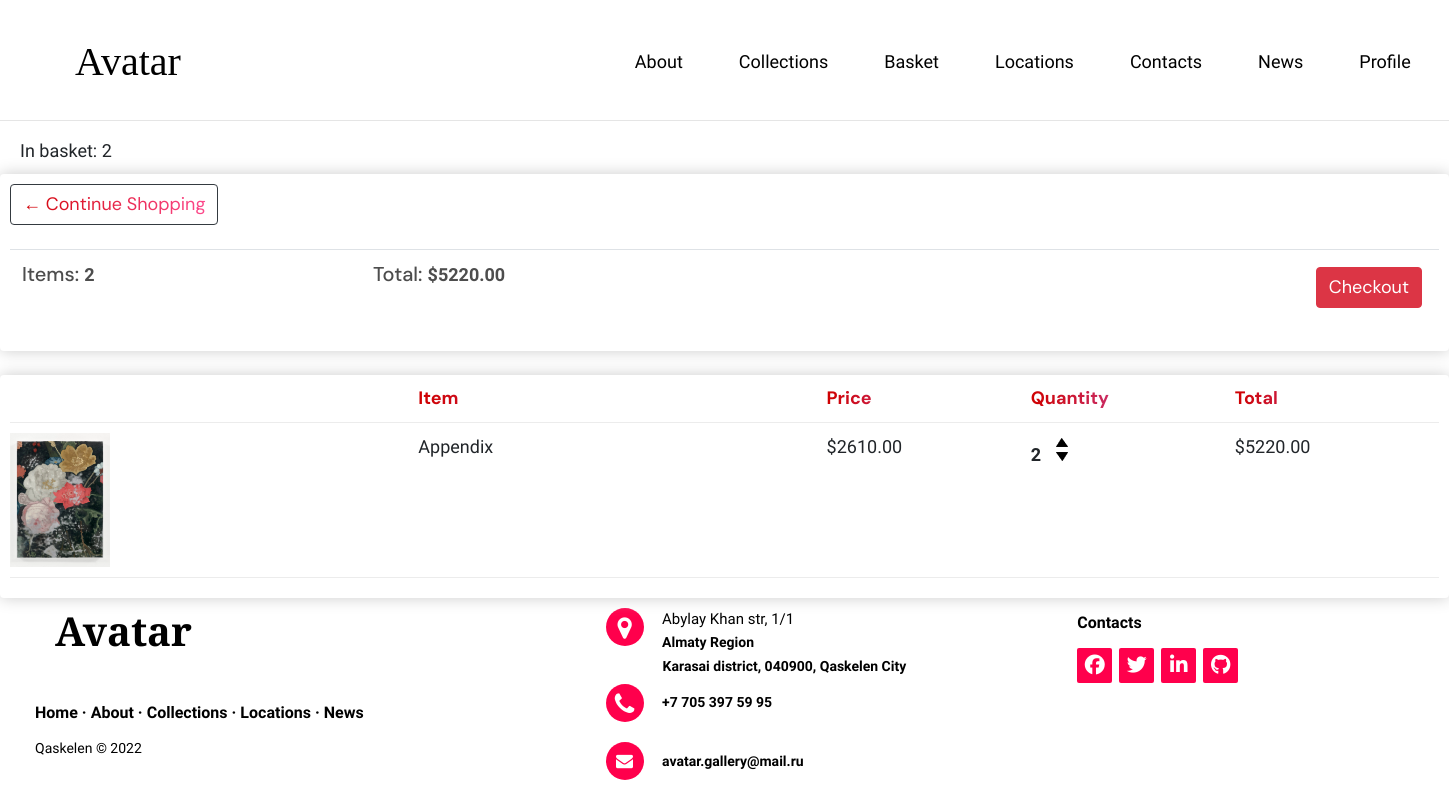
/cart/ (signed in), run on an earlier commit of the app's database.
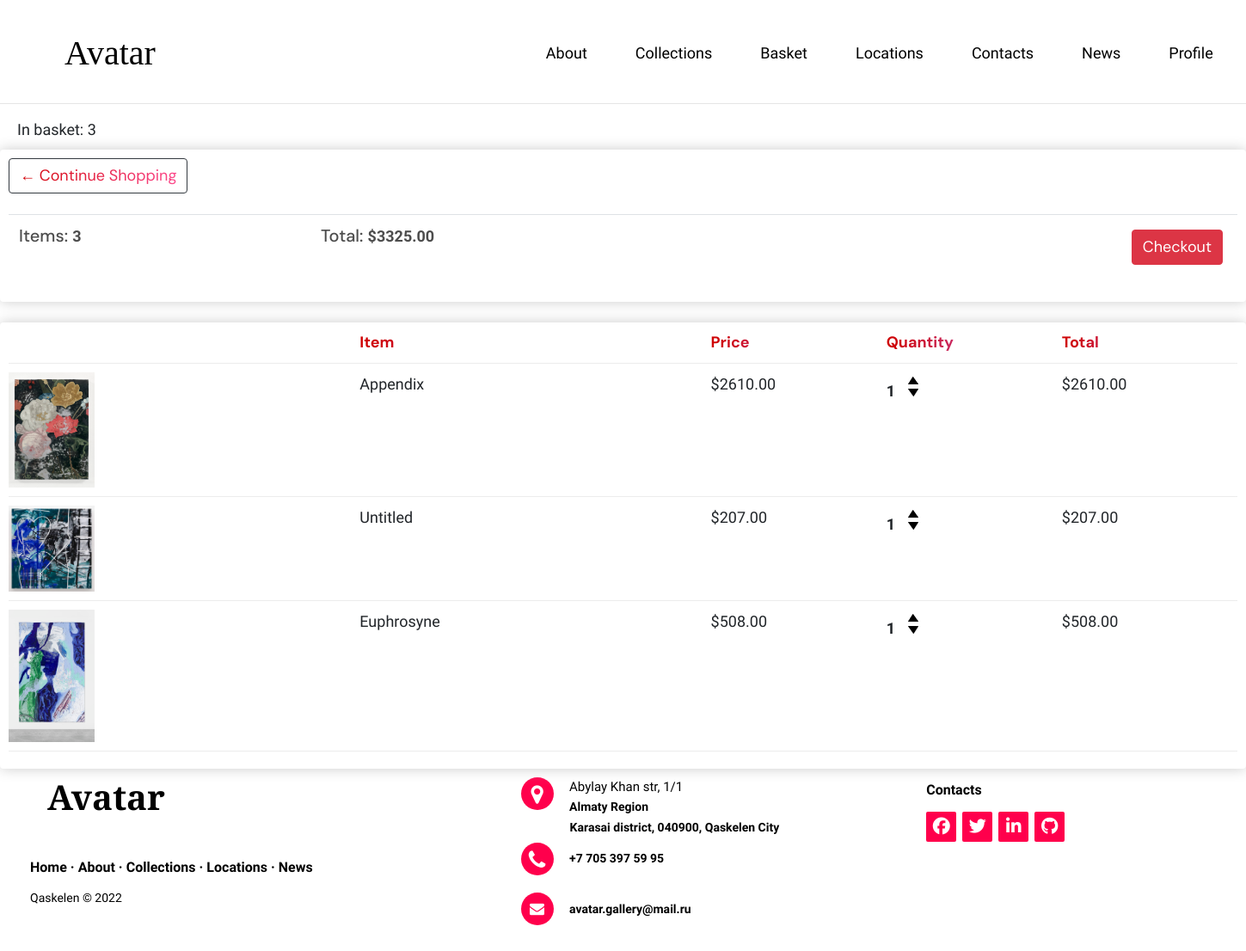
And on a later commit of the database.
### store/models.py (models this page shows, shortened)
class Order(models.Model):
    customer = models.ForeignKey(Customer, on_delete=models.SET_NULL, blank=True, null=True)
    date_ordered = models.DateTimeField(auto_now_add=True)
    complete = models.BooleanField(default=False, null=True, blank=False)
    transaction_id = models.CharField(max_length=200, null=True)
    @property
    def get_cart_total(self):
        orderitems = self.orderitem_set.all()
        total = sum([item.get_total for item in orderitems])
        return total
    @property
    def get_cart_items(self):
        orderitems = self.orderitem_set.all()
        total = sum([item.quantity for item in orderitems])
        return total

class OrderItem(models.Model):
    product = models.ForeignKey(Product, on_delete=models.SET_NULL, blank=True, null=True)
    order = models.ForeignKey(Order, on_delete=models.SET_NULL, blank=True, null=True)
    quantity = models.IntegerField(default=0, null=True, blank=True)
    date_added = models.DateTimeField(auto_now_add=True)
    @property
    def get_total(self):
        total = self.product.price * self.quantity
        return total

class Product(models.Model):
    name = models.CharField(max_length=200, null=True)
    price = models.DecimalField(max_digits=7, decimal_places=2)
    digital = models.BooleanField(default=False, null=True, blank=False)
    image = models.ImageField(null=True, blank=True)
    @property
    def imageURL(self):
        try:
            url = self.image.url
        except:
            url = ''
        return url

### store/views.py (the view)
# urls.py: path('cart/', views.cart, name="cart"),
def cart(request):
    data = cartData(request)
    cartItems = data['cartItems']
    order = data['order']
    items = data['items']
    context = {'items':items, 'order': order, 'cartItems':cartItems}
    return render(request, 'store/cart.html', context)

### store/utils.py (called while the page is built)
def cartData(request):
    if request.user.is_authenticated:
        customer = request.user.customer
        order, created = Order.objects.get_or_create(customer=customer, complete=False)
        items = order.orderitem_set.all()
        cartItems = order.get_cart_items
    else:
        cookieData = cookieCart(request)
        cartItems = cookieData['cartItems']
        order = cookieData['order']
        items = cookieData['items']
    return {'cartItems': cartItems, 'order': order, 'items': items}

### store/templates/store/cart.html
{% extends 'store/main.html' %}
{% load static %}
{% block content %}
<a style="margin-left: 20px;font-family: 'Poiret One', cursive; font-size: 18px; text-decoration: none;">In basket: {{cartItems}}</a>
<div class="row">
    <div class="col-lg-12">
        <div class="box-element">
            <a class="btn btn-outline-dark" href="{% url 'store' %}" style="font-family: 'DM Sans', sans-serif; font-size: 18px; background: #CF0000;
            background: linear-gradient(to right, #CF0000 0%, #FF4D94 100%);
            -webkit-background-clip: text;
            -webkit-text-fill-color: transparent;">&#x2190; Continue Shopping</a>
            <br>
            <br>
            <table class="table">
                <tr>
                    <th>
                        <h5 style="font-family: 'DM Sans', sans-serif; font-size: 20px;">Items: <strong style="font-family: 'Raleway', sans-serif; font-size: 18px;">{{order.get_cart_items}}</strong></h5>
                    </th>
                    <th>
                        <h5 style="font-family: 'DM Sans', sans-serif; font-size: 20px;">Total: <strong style="font-family: 'Raleway', sans-serif; font-size: 18px;">${{order.get_cart_total}}</strong></h5>
                    </th>
                    <th>
                        <a style="float:right; margin:5px; font-family: 'DM Sans', sans-serif; font-size: 18px;" class="btn btn-danger" href="{% url 'checkout' %}">Checkout</a>
                    </th>
                </tr>
            </table>
        </div>
        <br>
        <div class="box-element">
            <div class="cart-row">
                <div style="flex:2"></div>
                <div style="flex:2; font-family: 'DM Sans', sans-serif; font-size: 18px; background: #CF0000;
                background: linear-gradient(to right, #CF0000 0%, #C170FF 100%);
                -webkit-background-clip: text;
                -webkit-text-fill-color: transparent;"><strong>Item</strong></div>
                <div style="flex:1; font-family: 'DM Sans', sans-serif; font-size: 18px; background: #CF0000;
                background: linear-gradient(to right, #CF0000 0%, #C170FF 100%);
                -webkit-background-clip: text;
                -webkit-text-fill-color: transparent;"><strong>Price</strong></div>
                <div style="flex:1; font-family: 'DM Sans', sans-serif; font-size: 18px; background: #CF0000;
                background: linear-gradient(to right, #CF0000 0%, #C170FF 100%);
                -webkit-background-clip: text;
                -webkit-text-fill-color: transparent;"><strong>Quantity</strong></div>
                <div style="flex:1; font-family: 'DM Sans', sans-serif; font-size: 18px; background: #CF0000;
                background: linear-gradient(to right, #CF0000 0%, #C170FF 100%);
                -webkit-background-clip: text;
                -webkit-text-fill-color: transparent;"><strong>Total</strong></div>
            </div>
            {% for item in items %}
            <div class="cart-row">
                <div style="flex:2"><img class="row-image" src={{item.product.imageURL}}></div>
                <div style="flex:2; font-family: 'Poiret One', cursive; font-size: 18px;">{{item.product.name}}</div>
                <div style="flex:1; font-family: 'Poiret One', cursive; font-size: 18px;">${{item.product.price}}</div>
                <div style="flex:1">
                    <p class="quantity" style="font-family: 'Poiret One', cursive; font-size: 18px;">{{item.quantity}}</p>
                    <div class="quantity">
                        <img data-product="{{item.product.id}}" data-action="add" class="chg-quantity update-cart" src="{% static  'images/up.jpg' %}">
                        <img data-product="{{item.product.id}}" data-action="remove" class="chg-quantity update-cart" src="{% static  'images/down.jpg' %}">
                    </div>
                </div>
                <div style="flex:1; font-family: 'Poiret One', cursive; font-size: 18px;"><p>${{item.get_total}}</p></div>
            </div>
            {% endfor %}
        </div>
    </div>
{% endblock content %}

What changed in the data, as far as the page shows it:
changed through a linked row, Order: get_cart_items "2" → "3"; get_cart_total "5220.00" → "3325.00"
changed OrderItem "Appendix": quantity "2" → "1"; get_total "5220.00" → "2610.00"
added OrderItem: product.imageURL (picture), product.name "Untitled", product.price "207.00", quantity "1", get_total "207.00"
added OrderItem: product.imageURL (picture), product.name "Euphrosyne", product.price "508.00", quantity "1", get_total "508.00"
Also different on the page:
{{ cartItems }}: "2" → "3"
